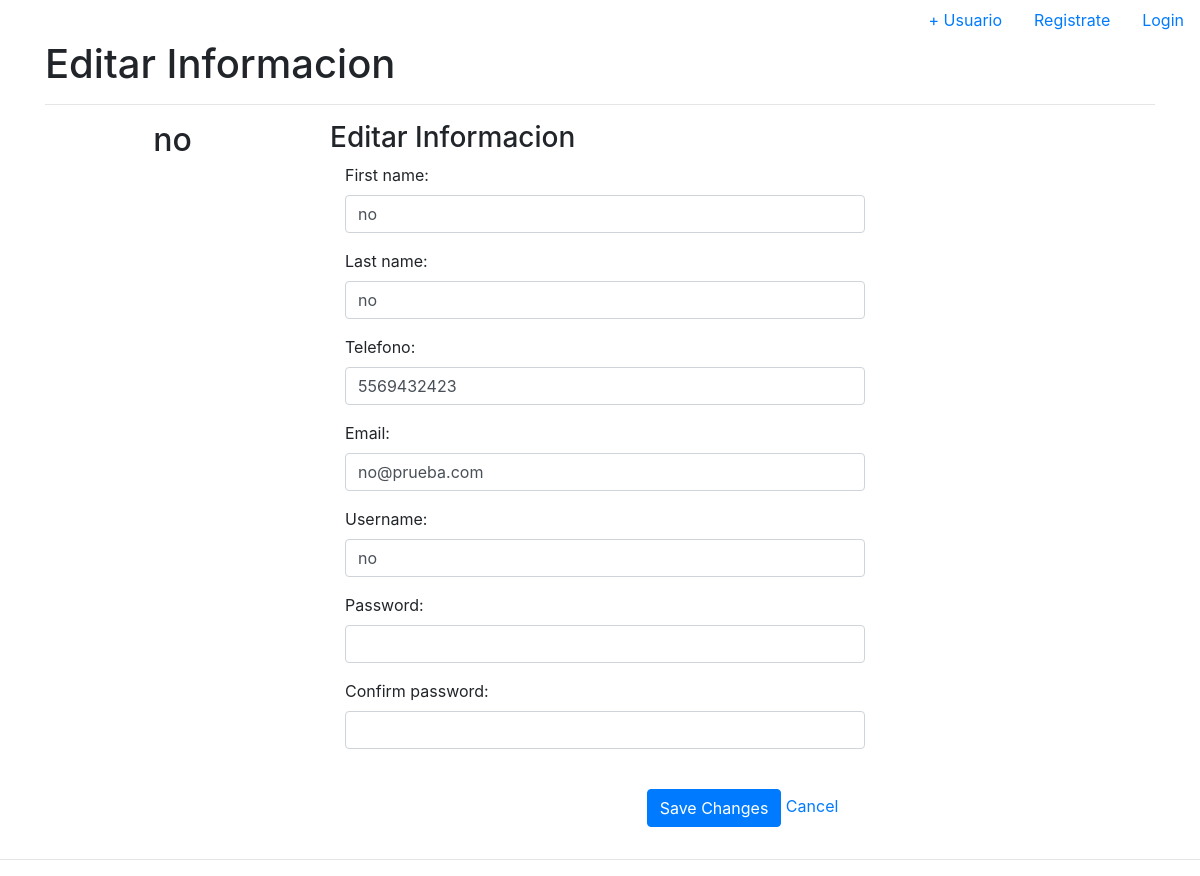
/user/edit/7/ (signed in), run on the app's committed database.
### apps/users/models.py (models this page shows, shortened)
class Client(models.Model):
    user = models.OneToOneField(
        User,
        verbose_name='Usuario',
        null=False,
        blank=True,
        on_delete=models.CASCADE
    )
    addresses = models.ManyToManyField(Address, blank=True)
    phone = models.CharField(
        verbose_name='Telefono',
        max_length=13,
        blank=True,
        null=True
    )
    class Meta:
        verbose_name = 'Usuario'
        verbose_name_plural = 'Usuarios'

### apps/users/views.py (the view, shortened to what this page needs)
# urls.py: path('edit/<int:pk>/', user_edit, name='edit'),
@login_required
def user_edit(request, pk=None):
    user = None
    try:
        user = Client.objects.get(id=pk)
    except Exception as e:
        messages.error(request, e.args[0])
        return HttpResponseRedirect('.')
    if request.method == 'GET':
        template_name = 'edit_user.html'
        context = {
            'user': user
        }
        return render(request, template_name, context)

### templates/edit_user.html
{% extends "user.html" %}
{% block page_title %}
    Editar Informacion
{% endblock page_title %}
{% block name %}
    Editar Informacion
{% endblock name %}

### templates/user.html (shortened to what this page needs)
{% extends "base.html" %}
{% block content %}
    <div class="container">
    <h1>
        {% block page_title %}
        {% endblock page_title %}
    </h1>
    <hr>
    <div class="row">
      <div class="col-md-3">
        <div class="text-center">
          <h2>{{user.user.username}}</h2>
        </div>
      </div>
      <div class="col-md-9 personal-info">
        <h3>
            {% block name %}
            {% endblock name %}
        </h3>
        <form class="form-horizontal" role="form" method="post">
          <div class="form-group">
            <label class="col-lg-3 control-label">First name:</label>
            <div class="col-lg-8">
              <input class="form-control" name="first_name" type="text" value="{{user.user.first_name}}">
            </div>
          </div>
          <div class="form-group">
            <label class="col-lg-3 control-label">Last name:</label>
            <div class="col-lg-8">
              <input class="form-control" name="last_name" type="text" value="{{user.user.last_name}}">
            </div>
          </div>
          <div class="form-group">
            <label class="col-lg-3 control-label">Telefono:</label>
            <div class="col-lg-8">
                {% if user.phone %}
                    <input class="form-control" name="phone" type="text" value="{{user.phone}}">
                {% else %}
                    <input class="form-control" name="phone" type="text" value="">
                {% endif %}
            </div>
          </div>
          <div class="form-group">
            <label class="col-lg-3 control-label">Email:</label>
            <div class="col-lg-8">
              <input class="form-control" name="email" type="text" value="{{user.user.email}}">
            </div>
          </div>
          <div class="form-group">
            <label class="col-md-3 control-label">Username:</label>
            <div class="col-md-8">
              <input class="form-control" name="username" type="text" value="{{user.user.username}}">
            </div>
          </div>
          <div class="form-group">
            <label class="col-md-3 control-label">Password:</label>
            <div class="col-md-8">
              <input class="form-control" name="password" type="password" value="">
            </div>
          </div>
          <div class="form-group">
            <label class="col-md-3 control-label">Confirm password:</label>
            <div class="col-md-8">
              <input class="form-control" type="password" value="">
            </div>
          </div>
          <div class="form-group" align="center">
            <label class="col-md-3 control-label"></label>
            <div class="col-md-8">
              <input type="submit" class="btn btn-primary" value="Save Changes">
              <a href="/">Cancel</a>
            </div>
          </div>
        </form>
      </div>
    </div>
    </div>
    <hr>
{% endblock content %}

### data on the page
Client: user.username "no", first_name "no", last_name "no", phone "5569432423", email "no@prueba.com", username "no"
